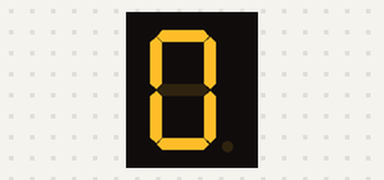
Bench run of a sketch on a simulated Arduino Uno, built with avr-gcc and run on an emulated ATmega328P. On the bench: 1-digit seven-segment display. Wiring (inferred from the names in the program): 1-digit 7-segment display, segments lit when LOW: segments pin 3, pin 4, pin 5, pin 6, pin 7, pin 8, pin 9. The segment pins are drawn as the display they are named for.

Above: at 0.1 s.
At 0.5 s:
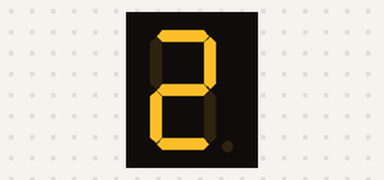
At 1.1 s:
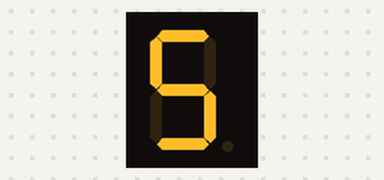
At 2.1 s:
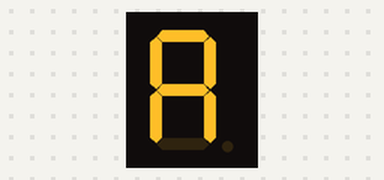
At 2.5 s:
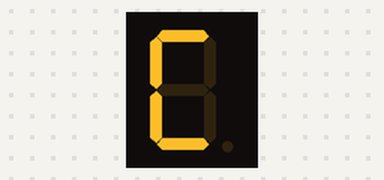
At 3.1 s:
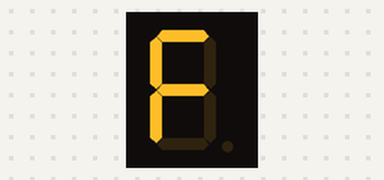

The sketch:

Lesson_10__LED_7_Segments_1_Digit__COMMON_ANODE_+_.ino
```cpp
const int PIN_DOT = 2;
const int PIN_A = 3;
const int PIN_B = 4;
const int PIN_C = 5;
const int PIN_D = 6;
const int PIN_E = 7;
const int PIN_F = 8;
const int PIN_G = 9;
unsigned char led7HEX[] = { 0xC0, 0xF9, 0xA4, 0xB0, 0x99, 0x92, 0x82, 0xD8, 0x80, 0x90, 0x88, 0x83, 0xC6, 0xA1, 0x86, 0x8E };

void LED_NumWrite(unsigned char b) {
  // Đọc PIN_A phép OR BITWISE với 0xFE (11111110), nếu ra (11111110) thì bật đèn (LOW)
  if (((b >> 0) | 0xFE) == 0xFE) {
    digitalWrite(PIN_A, LOW);
  } else {
    digitalWrite(PIN_A, HIGH);
  }

  // Đọc PIN_B phép OR BITWISE với 0xFE (11111110), nếu ra (11111110) thì bật đèn (LOW)
  if (((b >> 1) | 0xFE) == 0xFE) {
    digitalWrite(PIN_B, LOW);
  } else {
    digitalWrite(PIN_B, HIGH);
  }

  // Đọc PIN_C phép OR BITWISE với 0xFE (11111110), nếu ra (11111110) thì bật đèn (LOW)
  if (((b >> 2) | 0xFE) == 0xFE) {
    digitalWrite(PIN_C, LOW);
  } else {
    digitalWrite(PIN_C, HIGH);
  }

  // Đọc PIN_D phép OR BITWISE với 0xFE (11111110), nếu ra (11111110) thì bật đèn (LOW)
  if (((b >> 3) | 0xFE) == 0xFE) {
    digitalWrite(PIN_D, LOW);
  } else {
    digitalWrite(PIN_D, HIGH);
  }

  // Đọc PIN_E phép OR BITWISE với 0xFE (11111110), nếu ra (11111110) thì bật đèn (LOW)
  if (((b >> 4) | 0xFE) == 0xFE) {
    digitalWrite(PIN_E, LOW);
  } else {
    digitalWrite(PIN_E, HIGH);
  }

  // Đọc PIN_F phép OR BITWISE với 0xFE (11111110), nếu ra (11111110) thì bật đèn (LOW)
  if (((b >> 5) | 0xFE) == 0xFE) {
    digitalWrite(PIN_F, LOW);
  } else {
    digitalWrite(PIN_F, HIGH);
  }

  // Đọc PIN_G phép OR BITWISE với 0xFE (11111110), nếu ra (11111110) thì bật đèn (LOW)
  if (((b >> 6) | 0xFE) == 0xFE) {
    digitalWrite(PIN_G, LOW);
  } else {
    digitalWrite(PIN_G, HIGH);
  }
}
void setup() {
  pinMode(PIN_A, OUTPUT);
  pinMode(PIN_B, OUTPUT);
  pinMode(PIN_C, OUTPUT);
  pinMode(PIN_D, OUTPUT);
  pinMode(PIN_E, OUTPUT);
  pinMode(PIN_F, OUTPUT);
  pinMode(PIN_G, OUTPUT);
}

void loop() {
  for (int i = 0; i < 16; i++) {
    LED_NumWrite(led7HEX[i]);
    delay(200);
  }
}
```

Measured:
- by itself, everything shown: repeats every 3.2 s, in 16 steps
